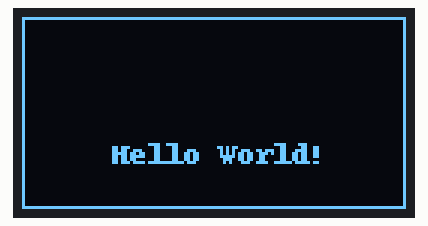
This program was run on a simulated Raspberry Pi (BCM pin numbers). On the bench: 128×64 one-colour display.

Above: at 0.1 s.

The program:

main.py
```python
#!/usr/bin/python3
# -*- coding: utf-8 -*-
from luma.core.interface.serial import i2c, spi
from luma.core.render import canvas
from luma.oled.device import ssd1306

# 创建 SPI 设备，使用 SPI-0  这里的gpio_RST gpio_DC是BCM编码
serial = spi(device=0, port=0, gpio_RST=21, gpio_DC=20)

# 创建屏幕的驱动实例
device = ssd1306(serial)

# 开始往屏幕上绘图。draw 是 Pillow 的实例，它里面还有非常多的绘图 API。
with canvas(device) as draw:
  draw.rectangle(device.bounding_box, outline="white", fill="black")
  draw.text((30, 40), "Hello World!", fill="white")

# 这行是为了阻止程序退出，因为退出的时候会调用析构函数，清空屏幕。防止一闪而过，什么也看不到。
while (True):
  pass
```
